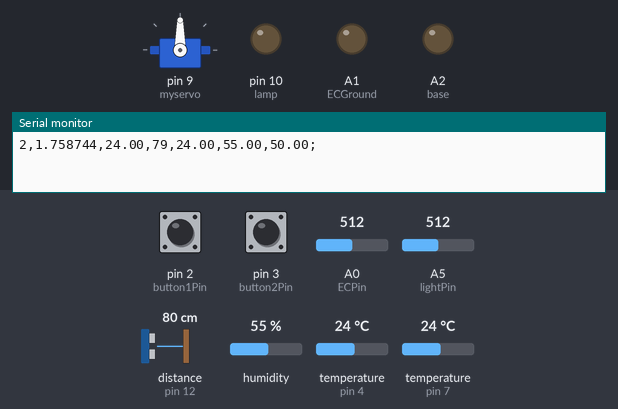
The sketch below on a simulated Arduino Uno, built with avr-gcc and run on an emulated ATmega328P. On the bench: servo, output pins drawn as LEDs (lit = HIGH), the last lines printed to the serial monitor. Wiring (inferred from the names in the program): ultrasonic range finder: trigger pin 13; echo pin 12. Dashed ring = blinking. The inputs (shaded band) are chosen by the test bench; at power-on: pin 3 (button2Pin) HIGH, A5 (lightPin) = 512, pin 2 (button1Pin) HIGH, A0 (ECPin) = 512, distance to the obstacle (sensor on pin 12) 80 cm, humidity 55 %, temperature (sensors on pin 4, pin 7) 24 °C. The echo pulse lasts 58.3 µs per cm; pins used as bus, display or sensor lines are not drawn.

Above: at 1.2 s.
1.3 s: pin 3 (button2Pin) pulled LOW for 0.15 s
4.8 s: A5 (lightPin) set to 722
8.5 s: A5 (lightPin) set to 743
At 9.2 s:
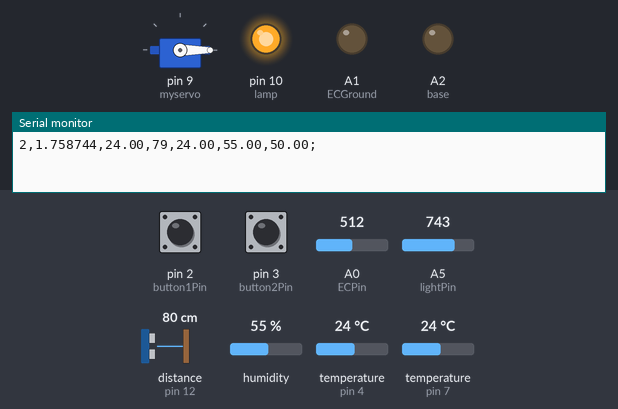
10.1 s: pin 2 (button1Pin) pulled LOW for 3.2 s
At 11.1 s:
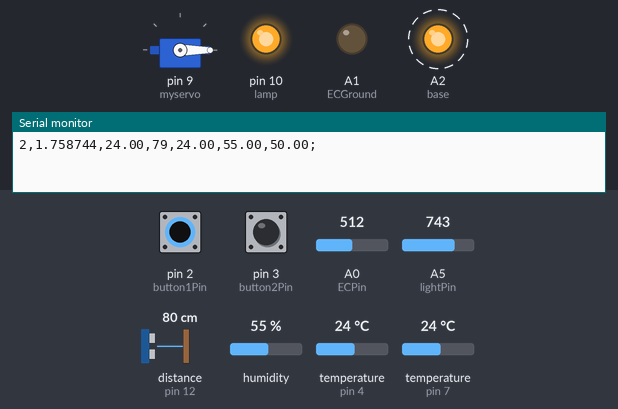
14.8 s: pin 3 (button2Pin) pulled LOW for 1 s
At 18.0 s:
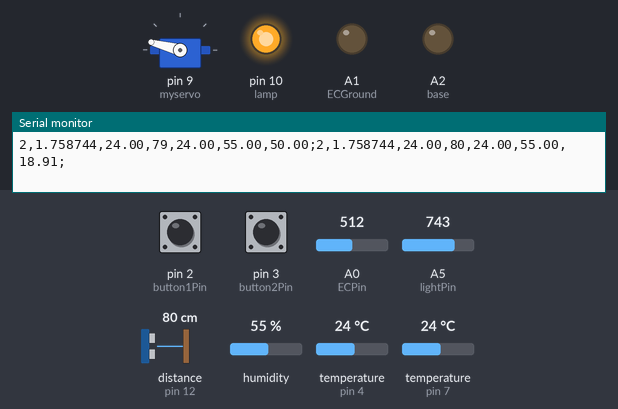
18.3 s: A5 (lightPin) set to 582
22.0 s: A5 (lightPin) set to 561
At 23.2 s:
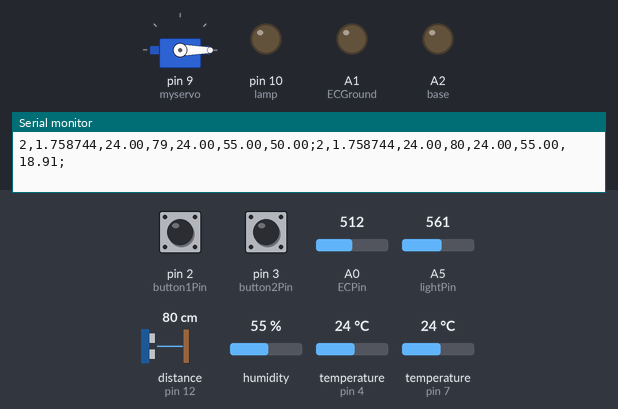
Timing chart, 0 to 24.5 s (numbered marks = the images above; inputs shaded):
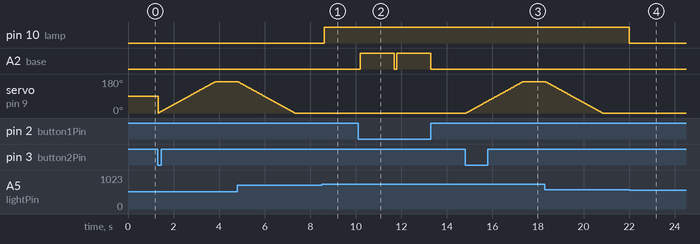

The sketch:

Demo_499.ino
```cpp
/*  University of Victoria
 *  ELEC 499 - AutoPot
 *  July 20, 2017
 *  Code compiled by Matthew Fitz
 *
 *  Combined code for the following sensors:
 *  1) Conductivity                          - Pins A0, A1, A4
 *  2) Temperature Probe (for water)         - Pin 4
 *  3) Sonar (for water level)               - Pins 12, 13
 *  4) Liquid Level (for nutrient level)     - Pin 5 //// REMOVED
 *  5) Temperature Humidity (for air)        - Pin 7
 *  6) Photoresistor                         - Pin A5
 *
 *  Also use the following peripherals
 *  1) Button 1 (Nutrient peristaltic Pump)  - Pin 2
 *  2) Button 2 (Reservoir Mister)           - Pin 3
 *  3) Peristaltic Pump                      - Pin A2
 *  4) Reservoir Mister                      - Pin 9
 *  5) Lamp                                  - Pin 10
 *
 *  References for each sensor:
 *  1) https://hackaday.io/project/7008-fly-wars-a-hackers-solution-to-world-hunger/log/24646-three-dollar-ec-ppm-meter-arduino
 *  2) https://www.dfrobot.com/wiki/index.php/Waterproof_DS18B20_Digital_Temperature_Sensor_(SKU:DFR0198)
 *  3) http://www.instructables.com/id/Simple-Arduino-and-HC-SR04-Example/
 *  4) https://www.dfrobot.com/wiki/index.php/Liquid_Level_Sensor-FS-IR02_SKU:_SEN0205
 *  5) https://www.dfrobot.com/wiki/index.php/DHT22_Temperature_and_humidity_module_SKU:SEN0137
 *  6) http://emant.com/316002.page
 */

///////////////////////////////////////////////////////////////////////////////////////////
// LIBRARIES
///////////////////////////////////////////////////////////////////////////////////////////

#include <OneWire.h> // Use for temperature
#include <DHT22.h> // Custom library for DHT22
#include <Servo.h> // Use for Reservoir Mister


 ///////////////////////////////////////////////////////////////////////////////////////////
// USER DEFINED GLOBAL VARIABLES
///////////////////////////////////////////////////////////////////////////////////////////

//##################################################################################
//-----------  Do not Replace R1 with a resistor lower than 300 ohms    ------------
//##################################################################################

// GENERAL
#define WAIT_MAIN 5000 // How long the main loop waits
#define WAIT_PUMP 1500 // How long the Peristaltic Pump waits
#define WAIT_MIST 1000 // How long the Reservoir Mister waits
//#define WAIT_LAMP 5000 // How long the Lamp waits
#define pot_id 2 // pot d
float Vin= 5;
int i;

// CONDUCTIVITY
int ECPin = A0; // Input to measure Vdrop
int ECGround = A1; // Set to ground
int ECPower = A4; // Set to 5V
int R1 = 560; // First resistor in voltage divider - 560 Ohms
int Ra = 25; //Resistance of powering Pins - 25 Ohms
//float PPMconversion=0.7; // Convert from EC to PPM
float temperatureCoef = 0.019; // temperature compensation. This changes depending on what chemical we are measuring
//float K = 2.00; // For some reason this value changed during testing
float K = 1.035; // For some reason this value changed during testing
float Vdrop = 0; // Voltage drop across water
float EC = 0; // EC for water
float EC25 = 0; // EC for water at 25 degC
//int PPM = 0; // PPM (parts per million) for water
float Rc = 0; // Resistor of water
float con_raw = 0; // Raw data from sensor
float con_buffer = 0; // Store sum of raw data to find average

// TEMPERATURE PROBE (DS18S20)
int Temp_probe_pin = 4; // Pins
OneWire ds(Temp_probe_pin);
float temperature=10;

// SONAR
#define trigPin 13
#define echoPin 12
long duration, distance;

// TEMPERATURE HUMIDITY
#define DHT22_PIN 7
DHT22 myDHT22(DHT22_PIN);
float air_temp;
float humidity;

// PHOTORESISTOR
int lightPin = A5;  // Pin for Photoresistor
float lit_buffer = 0;
float input;
float Vout;
float Lux;
float R2 = 10.0; // 10 Kohms

// SERIAL INPUT FOR PHOTORESISTORING AND LOOP DELAY
long delayCounter = 0;

// BUTTON 1
const int button1Pin = 2;    // the number of the pushbutton pin

// BUTTON 2
const int button2Pin = 3;

// PERISTLTIC PUMP
int base = A2;

// RESERVOIR MISTER
Servo myservo;  // create servo object to control a servo
int pos = 0;    // variable to store the servo position

// LAMP
int lamp = 10;

///////////////////////////////////////////////////////////////////////////////////////////
// SETUP
///////////////////////////////////////////////////////////////////////////////////////////

void setup() {
  // SERIAL
  Serial.begin(9600);

  // CONDUCTIVITY
  pinMode(ECPin,INPUT);
  pinMode(ECPower,OUTPUT); // Setting pin for sourcing current
  pinMode(ECGround,OUTPUT); // Setting pin for sinking current
  digitalWrite(ECGround,LOW); // We can leave the ground connected permanently
  R1=(R1+Ra); // Taking into acount Powering Pin Resistance

  // SONAR
  pinMode(trigPin, OUTPUT);
  pinMode(echoPin, INPUT);

  // BUTTON 1
  pinMode(button1Pin, INPUT);

  // BUTTON 2
  pinMode(button2Pin, INPUT);

  // PERISTALTIC PUMP
  pinMode(base, OUTPUT);
  analogWrite(base, 0);

  // RESERVOIR MISTER
  myservo.attach(9);  // attaches the servo on pin 9 to the servo object
  // Initializes moter by turning it on and off

  // LAMP
  pinMode(lamp, OUTPUT);
  digitalWrite(lamp, LOW);
}


///////////////////////////////////////////////////////////////////////////////////////////
// MAIN LOOP
///////////////////////////////////////////////////////////////////////////////////////////

void loop() {
  // CONDUCTIVITY AND WATER PROBE
  getEC(); // Don't call this more than once every five seconds or you will polarise the water

  // SONAR
  getSonar();

  // TEMPERATURE AND HUMIDITY
  getTempHum(); // Will output -100 for both values if there is an error

  // PHOTORESISTOR
  getLight();

  // PRINT ALL SENSORS
  PrintReadings();

  // Loop to poll buttons and lamp during poll
  for(int i = 0; i < (WAIT_MAIN)/100; i++) {

    //Serial.println("In button wait loop");
    // PERISTALTIC PUMP
    if(digitalRead(button1Pin) == LOW) {
      peristaltic();
      //Serial.println("button1");
    }

    // RESERVOIR MISTER
    if(digitalRead(button2Pin) == LOW) {
      mister();
      //Serial.println("button 2p");
    }

    // LAMP
    getLamp();

    delay(100);
  }
}


///////////////////////////////////////////////////////////////////////////////////////////
// USER DEFINED FUNCTIONS
///////////////////////////////////////////////////////////////////////////////////////////

// PERISTALTIC PUMP
void peristaltic() {
  analogWrite(base, 250);
  delay(WAIT_PUMP);
  analogWrite(base, 0);
}


// RESERVOIR MISTER
void mister() {
  for (pos = 0; pos <= 165; pos += 1) {
    // in steps of 1 degree
    myservo.write(pos);              // tell servo to go to position in variable 'pos'
    delay(15);                       // waits 15ms for the servo to reach the position
  }

  delay(WAIT_MIST);

  for (pos = 165; pos >= 0; pos -= 1) {
    myservo.write(pos);              // tell servo to go to position in variable 'pos'
    delay(15);                       // waits 15ms for the servo to reach the position
  }
}


// TEMPERATURE PROBE
float getTempProbe() {
  //returns the temperature from one DS18S20 in DEG Celsius
  byte data[12];
  byte addr[8];

  if ( !ds.search(addr)) {
      //no more sensors on chain, reset search
      ds.reset_search();
      return -1000;
  }
  if ( OneWire::crc8( addr, 7) != addr[7]) {
      //Serial.println("CRC is not valid!");
      return -1000;
  }
  if ( addr[0] != 0x10 && addr[0] != 0x28) {
      //Serial.print("Device is not recognized");
      return -1000;
  }

  ds.reset();
  ds.select(addr);
  ds.write(0x44,1); // start conversion, with parasite power on at the end

  byte present = ds.reset();
  ds.select(addr);
  ds.write(0xBE); // Read Scratchpad

  for (i = 0; i < 9; i++) { // we need 9 bytes
    data[i] = ds.read();
  }

  ds.reset_search();

  byte MSB = data[1];
  byte LSB = data[0];
  float tempRead = ((MSB << 8) | LSB); //using two's compliment
  float temperatureSum = tempRead / 16;

  return temperatureSum;
}


// CONDUCTIVITY
void getEC() {
// Reading temperature Of Solution
temperature = getTempProbe();

// Estimates Resistance of Liquid
digitalWrite(ECPower,HIGH);
con_raw= analogRead(ECPin);
con_raw= analogRead(ECPin); // This is not a mistake, First reading will be low beause if charged a capacitor
digitalWrite(ECPower,LOW);

// Converts to EC
Vdrop= (Vin*con_raw)/1024.0;
Rc=(Vdrop*R1)/(Vin-Vdrop);
Rc=Rc-Ra; // Accounting for Digital Pin Resitance
EC = 1000/(Rc*K);

// Compensating For Temperaure
EC25  =  EC/ (1+ temperatureCoef*(temperature-25.0));

// Convert to PPM
//PPM=(EC25)*(PPMconversion*1000);
}


// SONAR
void getSonar() {
  digitalWrite(trigPin, LOW);
  delayMicroseconds(2);
  digitalWrite(trigPin, HIGH);

  delayMicroseconds(10);
  digitalWrite(trigPin, LOW);
  duration = pulseIn(echoPin, HIGH);
  distance = (duration/2) / 29.1;
}


// TEMPERATURE AND HUMIDITY
void getTempHum() {
  DHT22_ERROR_t errorCode;

  errorCode = myDHT22.readData();
  switch(errorCode)
  {
    case DHT_ERROR_NONE:
      air_temp = myDHT22.getTemperatureC();
      humidity = myDHT22.getHumidity();
      break;
    case DHT_ERROR_CHECKSUM:
      air_temp = -100;
      humidity = -100;
      break;
    case DHT_BUS_HUNG:
      air_temp = -100;
      humidity = -100;
      break;
    case DHT_ERROR_NOT_PRESENT:
      air_temp = -100;
      humidity = -100;
      break;
    case DHT_ERROR_ACK_TOO_LONG:
      air_temp = -100;
      humidity = -100;
      break;
    case DHT_ERROR_SYNC_TIMEOUT:
      air_temp = -100;
      humidity = -100;
      break;
    case DHT_ERROR_DATA_TIMEOUT:
       air_temp = -100;
      humidity = -100;
      break;
    case DHT_ERROR_TOOQUICK:
      air_temp = -100;
      humidity = -100;
      break;
  }
}


// PHOTORESISTOR
void getLight() {
  lit_buffer = 0;
  // Average the values
  for(i=0; i<50; ++i) {
    input = analogRead(lightPin);
    lit_buffer = lit_buffer + input;
  }
  input = lit_buffer/50.0;
  Vout = Vin*input/1024.0;
  Lux = (500*(Vin-Vout)) / (Vout*R2);
}


// LAMP
void getLamp() {
  getLight();
  if(Lux < 20) {
    digitalWrite(lamp, HIGH);
    //delay(WAIT_LAMP);
    //digitalWrite(lamp, LOW);
  }
  else if(Lux > 40) {
    digitalWrite(lamp, LOW);
  }
}


// PRINT ALL SENSORS
void PrintReadings() {
  // POT ID
  Serial.print(pot_id); // print pot serial number/id
  Serial.print(",");

  // CONDUCTIVITY
  //Serial.print("CONDUCTIVITY: ");
  Serial.print(EC25, 6);
  //Serial.println(" MicroSiemens");
  //.print(PPM);
  Serial.print(",");

  // TEMPERATURE PROBE
  //Serial.print("WATER TEMPERATURE: ");
  Serial.print(temperature);
  Serial.print(",");

  // SONAR
  //Serial.print("WATER HEIGHT: ");
  Serial.print(distance);
  Serial.print(",");

  // TEMPERATURE AND HUMIDITY
  //Serial.print("AIR TEMPERATURE: ");
  Serial.print(air_temp);
  Serial.print(",");
  //Serial.print("HUMIDITY: ");
  Serial.print(humidity);
  Serial.print(",");

  // PHOTORESISTOR
  //Serial.print("PHOTORESISTOR: ");
  Serial.print(Lux);
  Serial.print(";");
}
```

Measured:
- the behaviour switches between 731 and 732 on A5 (lightPin) (found by bisection; images 0 and 1)
- the behaviour switches between 569 and 568 on A5 (lightPin) (found by bisection; images 3 and 4)
- after the input at 8.5 s, pin 10 (lamp): LOW → HIGH after 0.11 s
- after the input at 10.1 s, A2 (base): alternates HIGH for 1.5 s and LOW for 0.11 s, starting after 0.09 s
- after the input at 14.8 s, servo on pin 9 (myservo): moves from 0° to 165° over 2.5 s, starting after 0.05 s
- after the input at 22.0 s, pin 10 (lamp): HIGH → LOW at once
